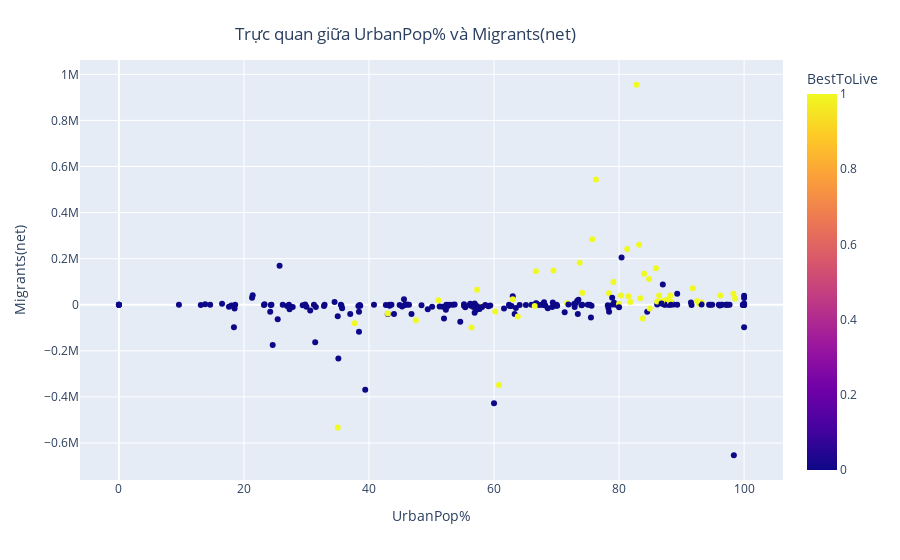

The code cell stored with this chart in its notebook:
### Markdown cell above
Phân lớp dựa vào UrbanPop% và Migrants(net)

### Code cell
fig=px.scatter(df_train, x="UrbanPop%", y="Migrants(net)",
        color="BestToLive")
fig.update_layout(
    title={
        'text': "Trực quan giữa UrbanPop% và Migrants(net)",
        'y':0.95,
        'x':0.45,
        'xanchor': 'center',
        'yanchor': 'top'})

fig.show()

### Figure 1 — Plotly figure (JSON) as saved in the notebook; plotly's stock layout.template omitted (floating-point values rounded to 4 significant figures; data arrays with more than 128 entries replaced by an {"elided": "..."} marker saying what was removed)
{"data": [{"hovertemplate": "UrbanPop%=%{x}<br>Migrants(net)=%{y}<br>BestToLive=%{marker.color}<extra></extra>", "legendgroup": "", "marker": {"color": {"elided": "235 int values"}, "coloraxis": "coloraxis", "symbol": "circle"}, "mode": "markers", "name": "", "orientation": "v", "showlegend": false, "type": "scatter", "x": {"elided": "235 float values"}, "xaxis": "x", "y": {"elided": "235 int values"}, "yaxis": "y"}], "layout": {"coloraxis": {"colorbar": {"title": {"text": "BestToLive"}}, "colorscale": [[0, "#0d0887"], [0.1111, "#46039f"], [0.2222, "#7201a8"], [0.3333, "#9c179e"], [0.4444, "#bd3786"], [0.5556, "#d8576b"], [0.6667, "#ed7953"], [0.7778, "#fb9f3a"], [0.8889, "#fdca26"], [1, "#f0f921"]]}, "legend": {"tracegroupgap": 0}, "margin": {"t": 60}, "title": {"text": "Trực quan giữa UrbanPop% và Migrants(net)", "x": 0.45, "xanchor": "center", "y": 0.95, "yanchor": "top"}, "xaxis": {"anchor": "y", "domain": [0, 1], "title": {"text": "UrbanPop%"}}, "yaxis": {"anchor": "x", "domain": [0, 1], "title": {"text": "Migrants(net)"}}}}
